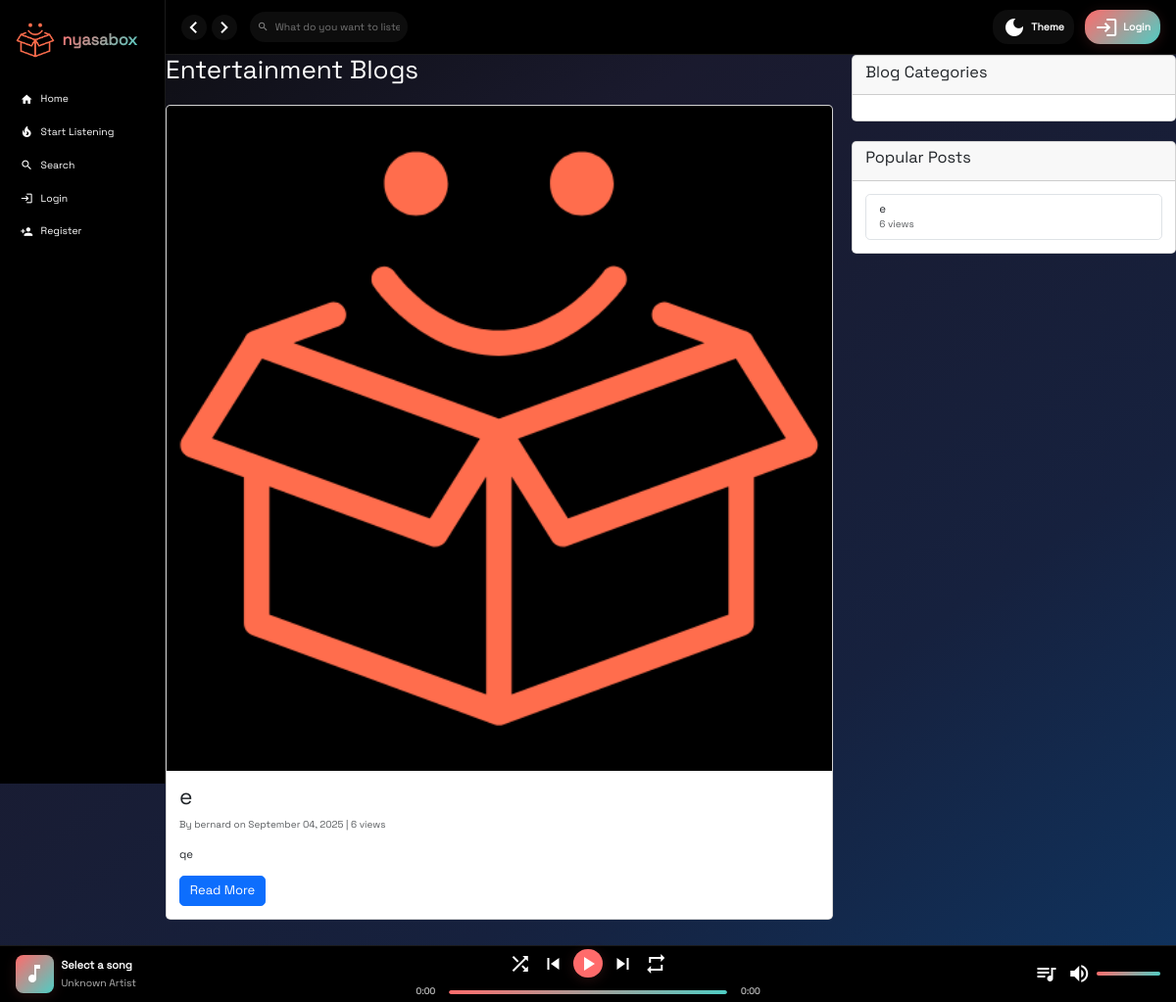
The app's page /blogs/ with its own data.
### core/models.py (models this page shows, shortened)
class BlogPost(models.Model):
    title = models.CharField(max_length=200)
    slug = models.SlugField(unique=True, max_length=200)
    author = models.ForeignKey(User, on_delete=models.CASCADE)
    category = models.ForeignKey(BlogCategory, on_delete=models.SET_NULL, null=True)
    content = models.TextField()
    featured_image = models.ImageField(upload_to='blog_images/', blank=True, null=True)
    created_at = models.DateTimeField(auto_now_add=True)
    updated_at = models.DateTimeField(auto_now=True)
    views = models.PositiveIntegerField(default=0)
    class Meta:
        indexes = [
            models.Index(fields=['slug'], name='idx_blogpost_slug'),
            models.Index(fields=['created_at'], name='idx_blogpost_created_at'),
        ]

### core/views.py (the view)
# urls.py: path('blogs/', views.blog_list, name='blog_list'),
def blog_list(request):
    context = {
        'posts': BlogPost.objects.all().order_by('-created_at'),
        'categories': BlogCategory.objects.all(),
    }
    return render(request, 'blog_list.html', context)

### core/templates/blog_list.html (shortened to what this page needs)
{% extends 'base.html' %}
{% block content %}
<div class="row">
    <div class="col-md-8">
        <h2 class="mb-4">Entertainment Blogs</h2>
        {% for post in posts %}
        <div class="card mb-4">
            {% if post.featured_image %}
            <img src="{{ post.featured_image.url }}" class="card-img-top" alt="{{ post.title }}">
            {% endif %}
            <div class="card-body">
                <h3 class="card-title">{{ post.title }}</h3>
                <p class="card-text">
                    <small class="text-muted">
                        By {{ post.author.username }} on {{ post.created_at|date:"F d, Y" }}
                        | {{ post.views }} views
                    </small>
                </p>
                <p class="card-text">{{ post.content|truncatewords:50 }}</p>
                <a href="{% url 'blog_detail' post.slug %}" class="btn btn-primary">Read More</a>
            </div>
        </div>
        {% endfor %}
    </div>
    <div class="col-md-4">
        <div class="card">
            <div class="card-header">
                <h5>Blog Categories</h5>
            </div>
            <div class="card-body">
            </div>
        </div>
        <div class="card mt-4">
            <div class="card-header">
                <h5>Popular Posts</h5>
            </div>
            <div class="card-body">
                <div class="list-group">
                    {% for post in posts|slice:":5" %}
                    <a href="{% url 'blog_detail' post.slug %}" class="list-group-item list-group-item-action">
                        {{ post.title }}
                        <small class="text-muted d-block">{{ post.views }} views</small>
                    </a>
                    {% endfor %}
                </div>
            </div>
        </div>
    </div>
</div>
{% endblock %}

### records on screen
BlogPost: featured_image (picture), title "e", author.username "bernard", created_at "September 04, 2025", views "6", content "qe"
